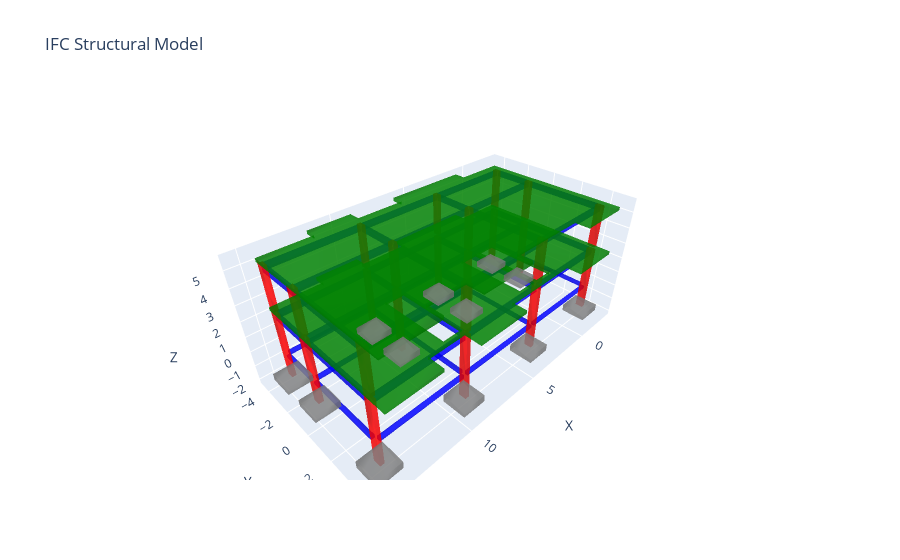

Write notebook code for a chart like this one.
### Code cell
from ifc_openseespy_linker.core import IFCtoOpenSeesConverter

converter = IFCtoOpenSeesConverter()
converter.load_ifc('sample_models/CASA TIPO 11111.ifc')
structural_elements = converter.extract_structural_elements()
print(f"Extracted elements: {len(structural_elements)}")
print(structural_elements)
print("Element types:", {elem['type'] for elem in structural_elements.values()})
converter.visualize_model()
